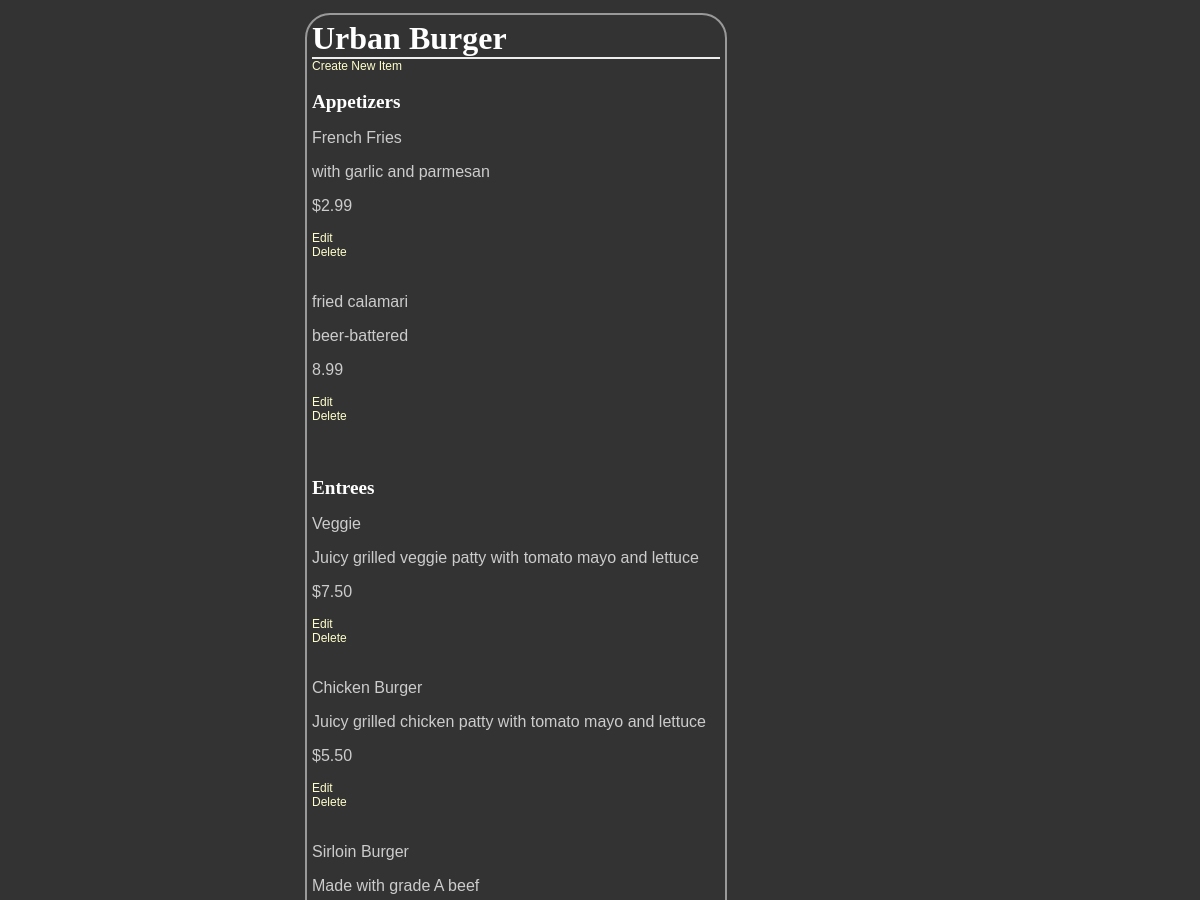
/restaurant/1/menu (upper part), run on an earlier commit of the app's database.
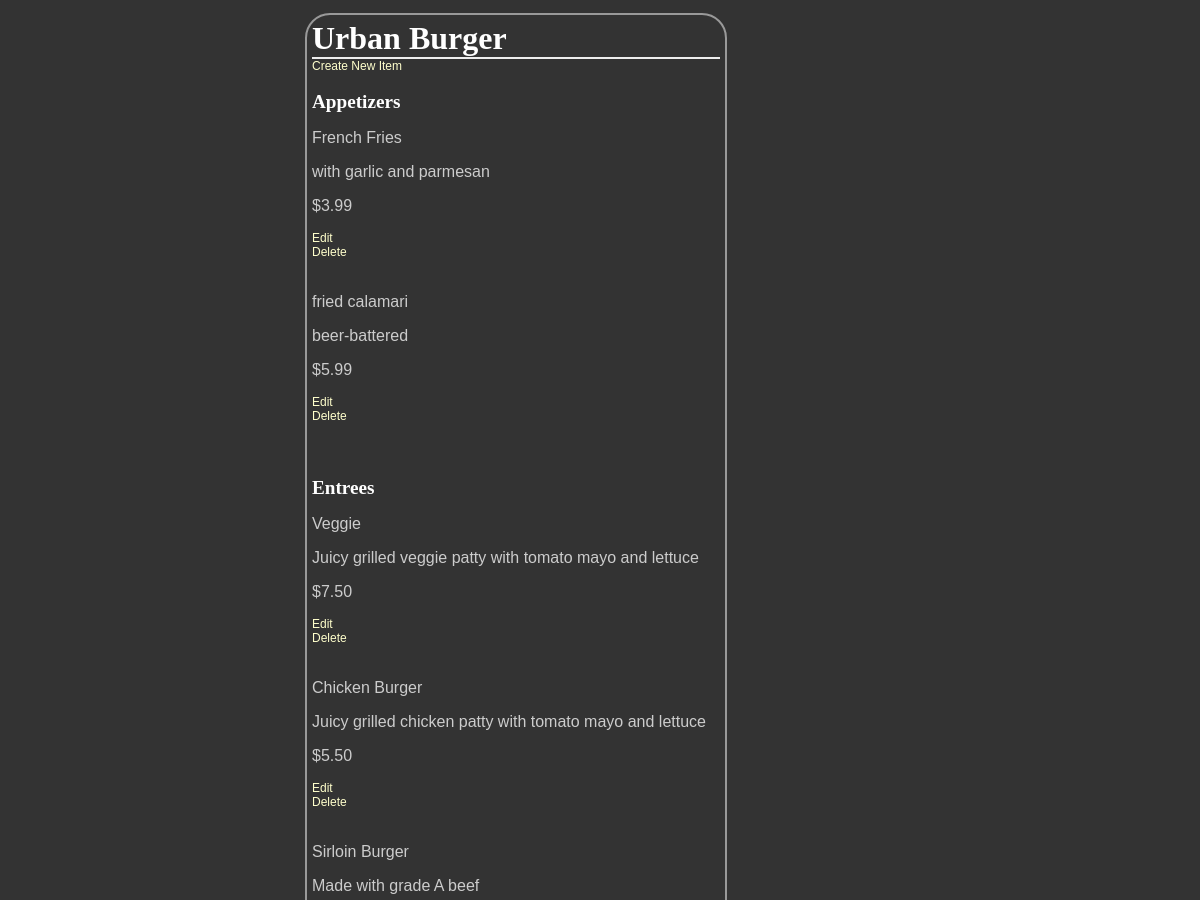
And on a later commit of the database.
### database_setup.py (models this page shows, shortened)
class Restaurant(Base):
    __tablename__ = 'restaurant'
    id = Column(Integer, primary_key=True)
    name = Column(String(250), nullable=False)

class MenuItem(Base):
    __tablename__ = 'menu_item'
    name =Column(String(80), nullable = False)
    id = Column(Integer, primary_key = True)
    description = Column(String(250))
    price = Column(String(8))
    course = Column(String(250))
    restaurant_id = Column(Integer,ForeignKey('restaurant.id'))
    restaurant = relationship(Restaurant)

### finalproject.py (the view)
@app.route('/restaurant/<int:restaurant_id>/menu')
def showMenu(restaurant_id):
    restaurant = session.query(Restaurant).filter_by(id=restaurant_id).one()
    items = session.query(MenuItem).filter_by(restaurant_id=restaurant_id).all()
    return render_template('finalproject_menu.html', restaurant=restaurant, items=items)

### templates/finalproject_menu.html (shortened to what this page needs)
<html>
<head>
<link rel=stylesheet type=text/css href="{{ url_for('static', filename='styles.css') }}">
    </head>
    <body>
        <div class = 'pane'>
        <h1>{{ restaurant.name }}</h1>
    {% if items !=[] %}
        <a href = "{{url_for('newMenuItem', restaurant_id = restaurant.id )}}">Create New Item</a>
    <h2>Appetizers</h2>
        {% for i in items %}
        {% if i.course == 'Appetizer' %}
        <p>{{i.name}}</p>
        <p>{{i.description}}</p>
        <p>{{i.price}}</p>
        <a href='{{url_for('editMenuItem', restaurant_id = restaurant.id, menu_id=i.id ) }}' >Edit</a>
    <a href='{{url_for('deleteMenuItem', restaurant_id = restaurant.id, menu_id=i.id ) }}' >Delete</a>
        {% endif %}
        {% endfor %}
    <h2>Entrees</h2>
        {% for i in items %}
        {% if i.course == 'Entree' %}
        <p>{{i.name}}</p>
        <p>{{i.description}}</p>
        <p>{{i.price}}</p>
        <a href='{{url_for('editMenuItem', restaurant_id = restaurant.id, menu_id=i.id ) }}' >Edit</a>
    <a href='{{url_for('deleteMenuItem', restaurant_id = restaurant.id, menu_id=i.id ) }}' >Delete</a>
        {% endif %}
        {% endfor %}
        {% else %}
        <p> You currently have no menu items. <p>
        <a href = "{{url_for('newMenuItem', restaurant_id = restaurant.id )}}">Create New Item</a>
            {% endif %}
</div>
    </body>
</html>

### static/styles.css (style rules this page uses)
body { font-family: sans-serif; background-image: url('img3.jpg'); background-color: #333333 }
h1, h2, h3, h4 { color: #FFFFFF; }
h1, h2 { font-family: 'Georgia', serif; margin: 0; }
h1 { border-bottom: 2px solid #eee; }
h2 { font-size: 1.2em; }
p, dd, dt { color: #CCCCCC; }
a { text-decoration: none; color:#FFFFCC; font-size: .75em; }
.pane { position:absolute; left: 25%; border: 2px solid; border-radius: 25px; padding: 5px; margin: 5px; border-color: #999999; background-color: #333333 }

What changed in the data, as far as the page shows it:
changed MenuItem "French Fries": price "$2.99" → "$3.99"
changed MenuItem "fried calamari": price "8.99" → "$5.99"
